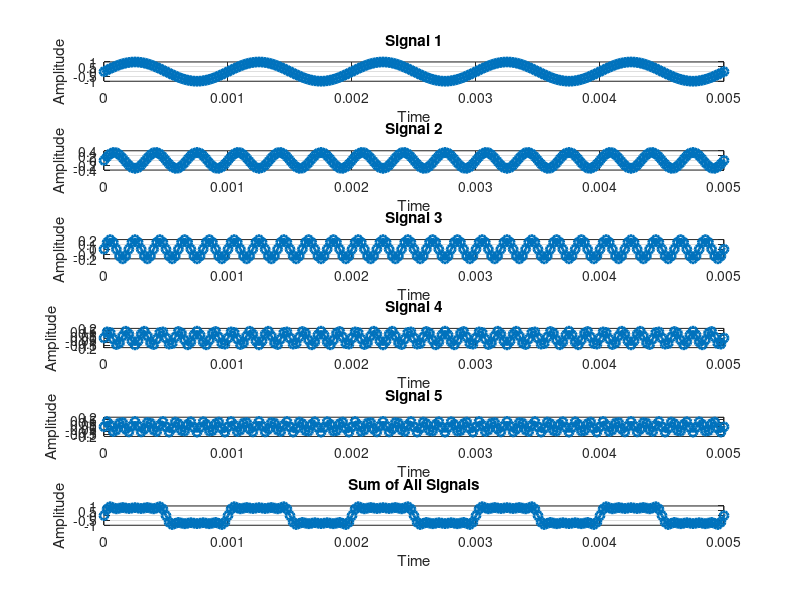

This chart was generated by the following MATLAB code: (Note: this script raises an error after producing the figure.)
% Superposition of sinusoidal waves
%
% Turker Dolapci
% 2024.08.10
%

clear all 	% clears everything in workspace
close all	% closes if there is something (e.g. figures)
clc 		% clears command window

fs= 40*1e3; %sampling rate equals to the number of samples per second (samples per second)
tdur= 0.5; 		% time length of the signal to be generated in seconds
t= (0:(1/fs):tdur).'; 	%time vector
%it is advised for you to create column vectors, rather than row vectors
%because it is the convention, obey the conventions!! 
fc= 1*1e3; 	
T=1/fc;
R=50; 		% impedance of the load (resistor connected to the voltage source)


sig1= (1)*sin(2*pi*fc*t); 	
sig2= (1/3)*sin(2*pi*3*fc*t); 	
sig3= (1/5)*sin(2*pi*5*fc*t); 	
sig4= (1/7)*sin(2*pi*7*fc*t); 	
sig5= (1/9)*sin(2*pi*9*fc*t); 	
totalsig=sig1+sig2+sig3+sig4+sig5;

%to be more neat, you can create a matrix, in which each column includes a
%signal
%signals=[sig1,sig2,sig3,sig4,sig5];
%totalsig=sum(signals,2);

P_avg_sig1=10*log10(mean(sig1.^2/R))+30;
P_avg_sig2=10*log10(mean(sig2.^2/R))+30;
P_avg_sig3=10*log10(mean(sig3.^2/R))+30;
P_avg_sig4=10*log10(mean(sig4.^2/R))+30;
P_avg_sig5=10*log10(mean(sig5.^2/R))+30;
P_avg_totalsig=10*log10(mean(totalsig.^2/R))+30;
P_avg_signals=[P_avg_sig1;P_avg_sig2;P_avg_sig3;P_avg_sig4;P_avg_sig5]

figure
subplot(6,1,1)
plot(t,sig1,'o-','LineWidth',2)
xlim([0,5*T])
title('Signal 1')
ylabel('Amplitude')
xlabel('Time')
grid on

subplot(6,1,2)
plot(t,sig2,'o-','LineWidth',2)
xlim([0,5*T])
title('Signal 2')
ylabel('Amplitude')
xlabel('Time')
grid on

subplot(6,1,3)
plot(t,sig3,'o-','LineWidth',2)
xlim([0,5*T])
title('Signal 3')
ylabel('Amplitude')
xlabel('Time')
grid on

subplot(6,1,4)
plot(t,sig4,'o-','LineWidth',2)
xlim([0,5*T])
title('Signal 4')
ylabel('Amplitude')
xlabel('Time')
grid on

subplot(6,1,5)
plot(t,sig5,'o-','LineWidth',2)
xlim([0,5*T])
title('Signal 5')
ylabel('Amplitude')
xlabel('Time')
grid on

subplot(6,1,6)
plot(t,totalsig,'o-','LineWidth',2)
xlim([0,5*T])
title('Sum of All Signals')
ylabel('Amplitude')
xlabel('Time')
grid on

%%%%%%%%%%%%%
%filtering
% https://www.mathworks.com/help/signal/ref/bandpass.html
filterbw=fc/10;
filteredsig1=bandpass(totalsig,[fc-filterbw/2 fc+filterbw/2],fs);
filteredsig2=bandpass(totalsig,[3*fc-filterbw/2 3*fc+filterbw/2],fs);
filteredsig3=bandpass(totalsig,[5*fc-filterbw/2 5*fc+filterbw/2],fs);
filteredsig4=bandpass(totalsig,[7*fc-filterbw/2 7*fc+filterbw/2],fs);
filteredsig5=bandpass(totalsig,[9*fc-filterbw/2 9*fc+filterbw/2],fs);

figure;
subplot(6,1,1)
plot(t,filteredsig1,'o-','LineWidth',2)
xlim([0,5*T])
title('Filtered Output 1')
ylabel('Amplitude')
xlabel('Time')
grid on

subplot(6,1,2)
plot(t,filteredsig2,'o-','LineWidth',2)
xlim([0,5*T])
title('Filtered Output 2')
ylabel('Amplitude')
xlabel('Time')
grid on

subplot(6,1,3)
plot(t,filteredsig3,'o-','LineWidth',2)
xlim([0,5*T])
title('Filtered Output 3')
ylabel('Amplitude')
xlabel('Time')
grid on

subplot(6,1,4)
plot(t,filteredsig4,'o-','LineWidth',2)
xlim([0,5*T])
title('Filtered Output 4')
ylabel('Amplitude')
xlabel('Time')
grid on

subplot(6,1,5)
plot(t,filteredsig5,'o-','LineWidth',2)
xlim([0,5*T])
title('Filtered Output 5')
ylabel('Amplitude')
xlabel('Time')
grid on


P_avg_filteredsig1=10*log10(mean(filteredsig1.^2/R))+30;
P_avg_filteredsig2=10*log10(mean(filteredsig2.^2/R))+30;
P_avg_filteredsig3=10*log10(mean(filteredsig3.^2/R))+30;
P_avg_filteredsig4=10*log10(mean(filteredsig4.^2/R))+30;
P_avg_filteredsig5=10*log10(mean(filteredsig5.^2/R))+30;
P_avg_filteredsignals=[P_avg_filteredsig1;P_avg_filteredsig2;P_avg_filteredsig3;P_avg_filteredsig4;P_avg_filteredsig5]



sa = spectrumAnalyzer('SampleRate',fs, ...
    'ReferenceLoad',R,...
    'PlotAsTwoSidedSpectrum',false,...
    'SpectrumType','Power');

sa(totalsig)